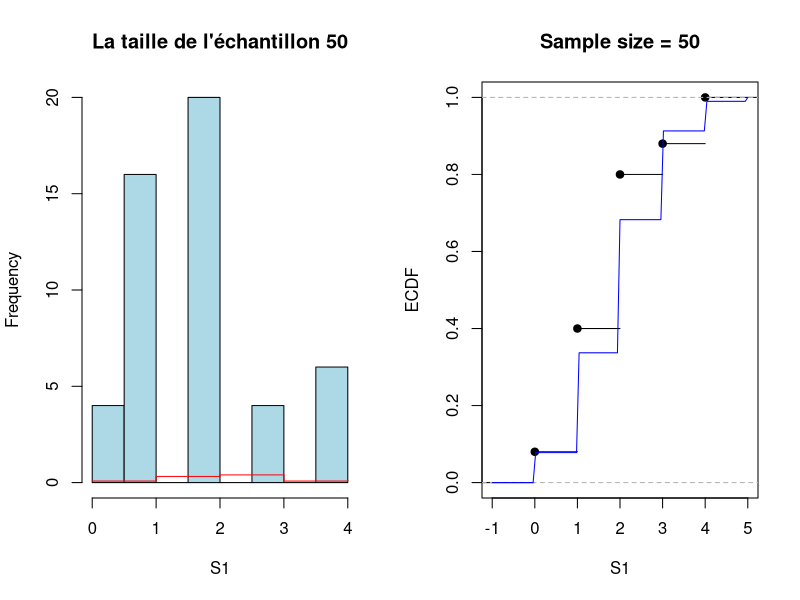
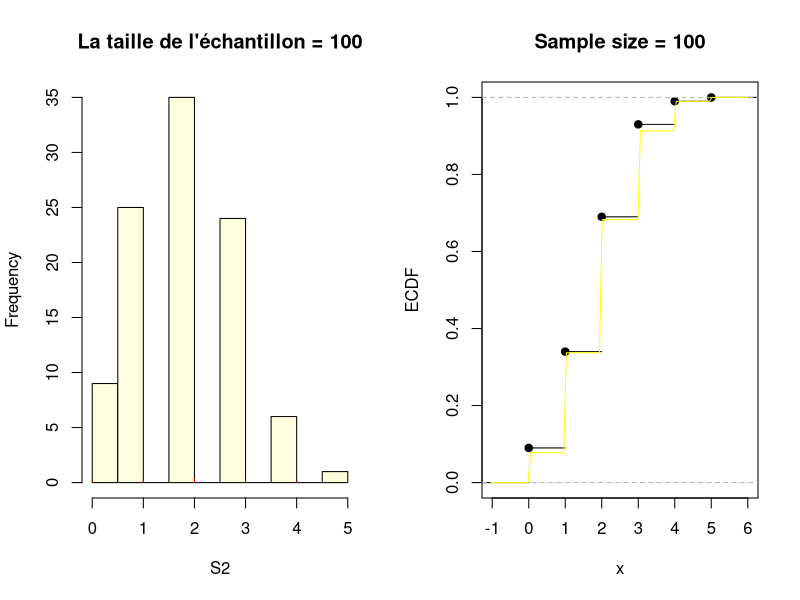
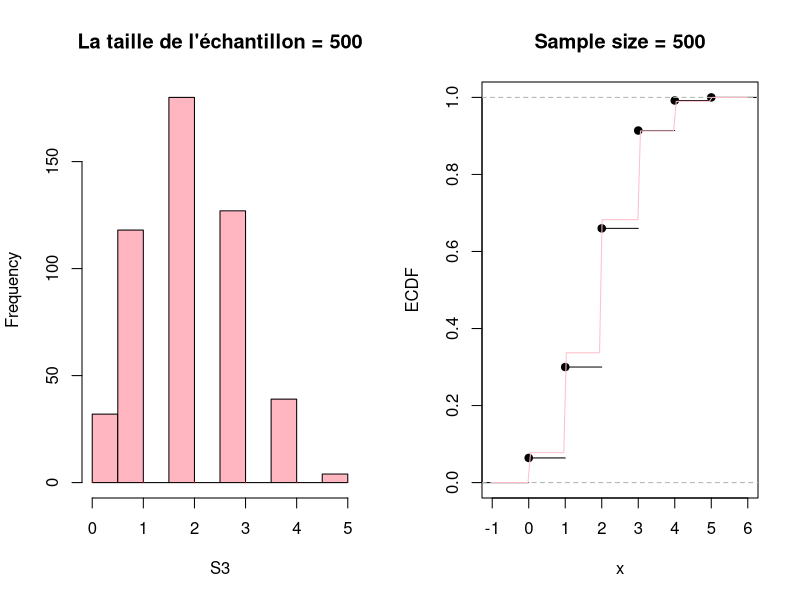
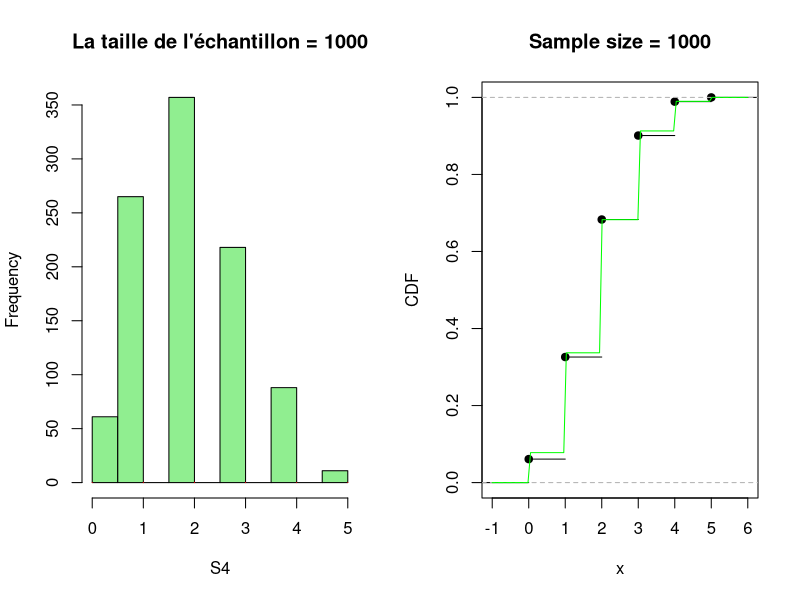
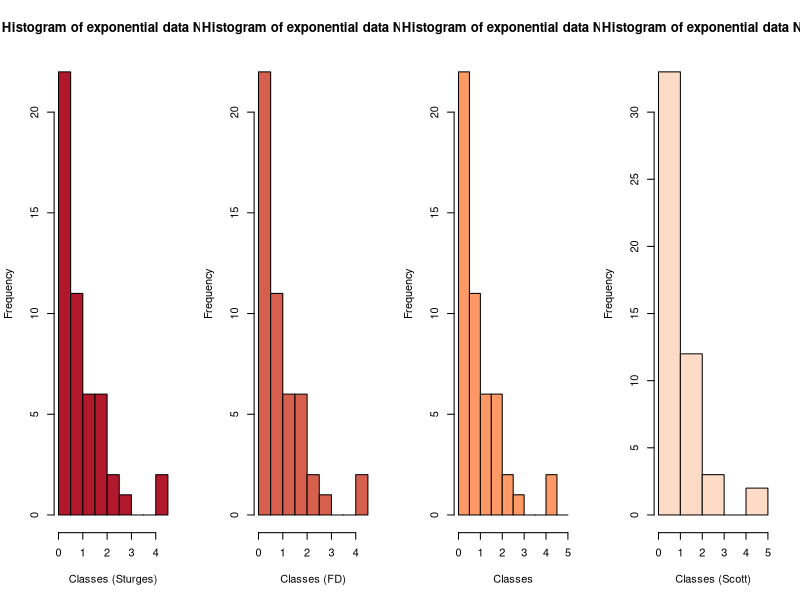
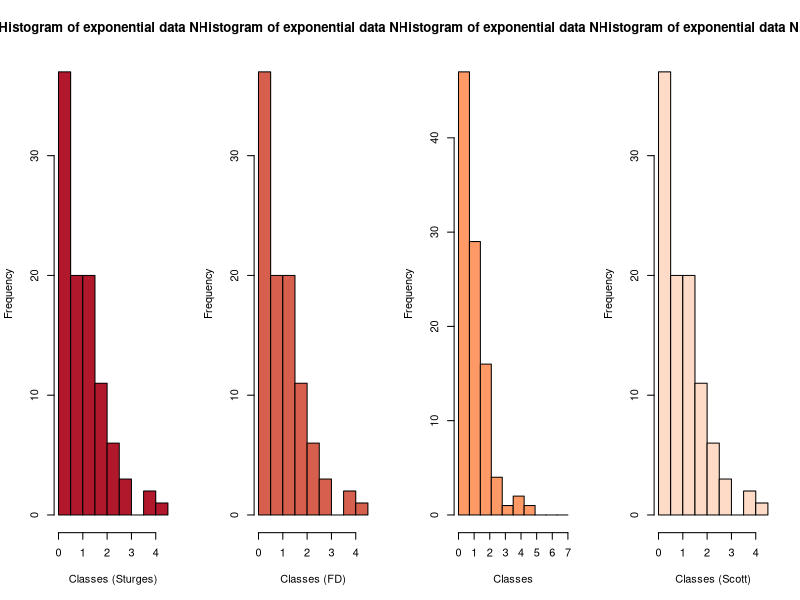
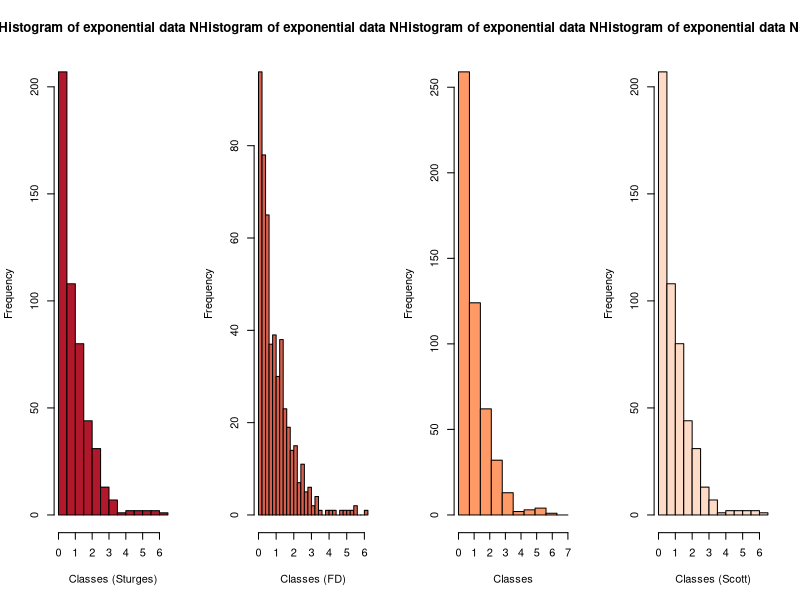
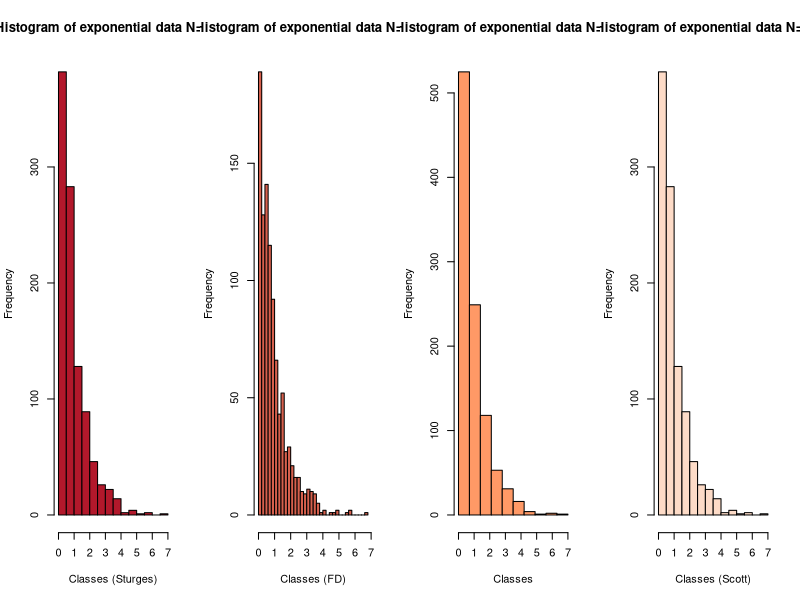

The R source for these figures, in order: (Note: this script raises an error after producing the figures.)
############

#TP Estimation Non Parametrique
##Partie 01

#01 Loi discrete finie
#a) Generer un échantillon par simulation
#loi binomiale de paramètre (5,0.4)

p= 0.4 #probabilite de reussir 
n=5 #nombre d'experience(essaies)

#Initialiser la taille de chaque echantillon
N1=50    
N2=100   
N3=500   
N4=1000

S1=rbinom(N1,5,0.4)
S2=rbinom(N2,5,0.4)
S3=rbinom(N3,5,0.4)
S4=rbinom(N4,5,0.4)


#les frequences empiriques
fe1=table(S1)/N1
fe2=table(S2)/N2
fe3=table(S3)/N3
fe4=table(S4)/N4
fe4

#Fonctions de repartition empiriques
#pour ce faire on utilise le package stats
install.packages("stats")
library(stats)

ecdf_1 <- ecdf(S1)
ecdf_2 <- ecdf(S2)
ecdf_3 <- ecdf(S3)
ecdf_4 <- ecdf(S4)

#REPRESENTATION GRAPHIQUES DES RESULTATS
par(mfrow=c(1,2))
#1er echantillon
hist(S1, main = paste("La taille de l'échantillon", N1), col = "lightblue")
points(names(fe1), fe1, type = "s", col = "red")
plot(ecdf_1, main = paste("Sample size =", N1), xlab = "S1", ylab = "ECDF")
curve(pbinom(x, 5, 0.4), col = "blue", add = TRUE)

#2eme echantillon
hist(S2, main = paste("La taille de l'échantillon =", N2),col = "lightyellow")
points(names(fe2), fe2, type = "h", col = "red")
plot(ecdf_2, main = paste("Sample size =", N2), xlab = "x", ylab = "ECDF")
curve(pbinom(x, 5, 0.4), col = "yellow", add = TRUE)
#3eme echantillon
hist(S3, main = paste("La taille de l'échantillon =", N3),col = "lightpink")
points(names(fe3), fe3, type = "h", col = "red")
plot(ecdf_3, main = paste("Sample size =", N3), xlab = "x", ylab = "ECDF")
curve(pbinom(x, 5, 0.4), col = "pink", add = TRUE)

#4eme echantillon
hist(S4, main = paste("La taille de l'échantillon =", N4),col = "lightgreen")
points(names(fe4), fe4, type = "h", col = "red")
plot(ecdf_4, main = paste("Sample size =", N4), xlab = "x", ylab = "CDF")
curve(pbinom(x, 5, 0.4), col = "green", add = TRUE)

########
############
#02 Loi absolument continue

#c) un échantillon par simulation
#Loi Exponentielle
e1<- rexp(N1)
e2<- rexp(N2)
e3<- rexp(N3)
e4<- rexp(N4)

#d) Tracer les histogramme en faisant l'amplitude des classes
par(mfrow=c(1,4))
breaks <- seq(0, 5, length.out = 11)


#Sturges
hist(e1,
     main = "Histogram of exponential data N=50",
     xlab = "Classes (Sturges)",
     ylab = "Frequency",
     col = "#B2182B",
     border = "black",
     breaks ="Sturges")
hist(e1,
     main = "Histogram of exponential data N=50",
     xlab = "Classes (FD)",
     ylab = "Frequency",
     col = "#D6604D",
     border = "black",
     breaks = "FD")
hist(e1,
     main = "Histogram of exponential data N=50",
     xlab = "Classes",
     ylab = "Frequency",
     col = "#FF9966",
     border = "black",
     breaks = breaks)


hist(e1,
     main = "Histogram of exponential data N=50",
     xlab = "Classes (Scott)",
     ylab = "Frequency",
     col = "#FDDBC7",
     border = "black",
     breaks = "Scott")



breaks <- seq(0, 7, length.out = 11)
hist(e2,
     main = "Histogram of exponential data N=100",
     xlab = "Classes (Sturges)",
     ylab = "Frequency",
     col = "#B2182B",
     border = "black",
     breaks ="Sturges")
hist(e2,
     main = "Histogram of exponential data N=100",
     xlab = "Classes (FD)",
     ylab = "Frequency",
     col = "#D6604D",
     border = "black",
     breaks = "FD")
hist(e2,
     main = "Histogram of exponential data N=100",
     xlab = "Classes",
     ylab = "Frequency",
     col = "#FF9966",
     border = "black",
     breaks = breaks)


hist(e2,
     main = "Histogram of exponential data N=100",
     xlab = "Classes (Scott)",
     ylab = "Frequency",
     col = "#FDDBC7",
     border = "black",
     breaks = "Scott")

breaks <- seq(0, 7, length.out = 11)
hist(e3,
     main = "Histogram of exponential data N=500",
     xlab = "Classes (Sturges)",
     ylab = "Frequency",
     col = "#B2182B",
     border = "black",
     breaks ="Sturges")
hist(e3,
     main = "Histogram of exponential data N=500",
     xlab = "Classes (FD)",
     ylab = "Frequency",
     col = "#D6604D",
     border = "black",
     breaks = "FD")
hist(e3,
     main = "Histogram of exponential data N=500",
     xlab = "Classes",
     ylab = "Frequency",
     col = "#FF9966",
     border = "black",
     breaks = breaks)


hist(e3,
     main = "Histogram of exponential data N=500",
     xlab = "Classes (Scott)",
     ylab = "Frequency",
     col = "#FDDBC7",
     border = "black",
     breaks = "Scott")

breaks <- seq(0, 7, length.out = 11)
hist(e4,
     main = "Histogram of exponential data N=1000",
     xlab = "Classes (Sturges)",
     ylab = "Frequency",
     col = "#B2182B",
     border = "black",
     breaks ="Sturges")
hist(e4,
     main = "Histogram of exponential data N=1000",
     xlab = "Classes (FD)",
     ylab = "Frequency",
     col = "#D6604D",
     border = "black",
     breaks = "FD")
hist(e4,
     main = "Histogram of exponential data N=1000",
     xlab = "Classes",
     ylab = "Frequency",
     col = "#FF9966",
     border = "black",
     breaks = breaks)


hist(e4,
     main = "Histogram of exponential data N=1000",
     xlab = "Classes (Scott)",
     ylab = "Frequency",
     col = "#FDDBC7",
     border = "black",
     breaks = "Scott")




#question e
#estimateur par histogramme
par(mfrow=c(1,4))
hist(e1, main = "Estimateur par histogramme de la loi expo N=50",
     xlab = "x", ylab = "Densité", freq = FALSE, col = "#CC99FF")
d <- density(e1)
lines(d, col = "red", lwd = 2, lty = 1)
hist(e2, main = "Estimateur par histogramme de la loi expo N=100",
     xlab = "x", ylab = "Densité", freq = FALSE,col = "#9966CC")
d <- density(e2)
lines(d, col = "red", lwd = 2, lty = 1)
hist(e3, main = "Estimateur par histogramme de la loi expo N=500",
     xlab = "x", ylab = "Densité", freq = FALSE,col = "#663399")
d <- density(e3)
lines(d, col = "red", lwd = 2, lty = 1)
hist(e4, main = "Estimateur par histogramme de la loi expo N=1000",
     xlab = "x", ylab = "Densité", freq = FALSE, col = "#330066")
d <- density(e4)
lines(d, col = "red", lwd = 2, lty = 1)

#estimateur a noyau de la densité
#N=50
# Tracé de l'estimateur à noyau avec un noyau gaussien et une fenêtre de lissage de 0.2
plot(density(e1, kernel = "gaussian", bw = 0.2),
     main = "Estimateur à noyau avec un noyau normal et un noyau Epanechinkov",
     xlab = "Valeurs", ylab = "Densité relative", col="black", lwd=2)

# Tracé de l'estimateur à noyau avec un noyau normal et une fenêtre de lissage de 0.5
lines(density(e1, kernel = "gaussian", bw = 0.5), col = "red", lwd = 2)

# Tracé de l'estimateur à noyau avec un noyau épanechnikov et une fenêtre de lissage de 0.2
lines(density(e1, kernel = "epanechnikov", bw = 0.2), col = "blue", lwd = 2, lty = 2)
?lines
# Tracé de l'estimateur à noyau avec un noyau épanechnikov et une fenêtre de lissage de 0.5
lines(density(e1, kernel = "epanechnikov", bw = 0.5), col = "green", lwd = 2, lty = 2)
legend("topright", c("Noyau normal, fenêtre 0.2", "Noyau normal, fenêtre 0.5",
                     "Noyau épanechnikov, fenêtre 0.2", "Noyau épanechnikov, fenêtre 0.5"),
       col = c("black", "red", "blue", "green"), lty = c(1,1,2,2), lwd = 1, cex = 0.75)

#N=100
# Tracé de l'estimateur à noyau avec un noyau gaussien et une fenêtre de lissage de 0.2
plot(density(e2, kernel = "gaussian", bw = 0.2), 
     main = "Estimateur à noyau avec un noyau normal et un noyau Epanechinkov",
     xlab = "Valeurs", ylab = "Densité relative", col="black", lwd=2)

# Tracé de l'estimateur à noyau avec un noyau normal et une fenêtre de lissage de 0.5
lines(density(e2, kernel = "gaussian", bw = 0.5), col = "red", lwd = 2)

# Tracé de l'estimateur à noyau avec un noyau épanechnikov et une fenêtre de lissage de 0.2
lines(density(e2, kernel = "epanechnikov", bw = 0.2), col = "blue", lwd = 2, lty = 2)

# Tracé de l'estimateur à noyau avec un noyau épanechnikov et une fenêtre de lissage de 0.5
lines(density(e2, kernel = "epanechnikov", bw = 0.5), col = "green", lwd = 2, lty = 2)
legend("topright", c("Noyau normal, fenêtre 0.2", "Noyau normal, fenêtre 0.5",
                     "Noyau épanechnikov, fenêtre 0.2", "Noyau épanechnikov, fenêtre 0.5"),
       col = c("black", "red", "blue", "green"), lty = c(1,1,2,2), lwd = 1, cex = 0.75)

#N=500
# Tracé de l'estimateur à noyau avec un noyau gaussien et une fenêtre de lissage de 0.2
plot(density(e3, kernel = "gaussian", bw = 0.2), 
     main = "Estimateur à noyau avec un noyau normal et un noyau Epanechinkov",
     xlab = "Valeurs", ylab = "Densité relative", col="black", lwd=2)

# Tracé de l'estimateur à noyau avec un noyau normal et une fenêtre de lissage de 0.5
lines(density(e3, kernel = "gaussian", bw = 0.5), col = "red", lwd = 2)

# Tracé de l'estimateur à noyau avec un noyau épanechnikov et une fenêtre de lissage de 0.2
lines(density(e3, kernel = "epanechnikov", bw = 0.2), col = "blue", lwd = 2, lty = 2)

# Tracé de l'estimateur à noyau avec un noyau épanechnikov et une fenêtre de lissage de 0.5
lines(density(e3, kernel = "epanechnikov", bw = 0.5), col = "green", lwd = 2, lty = 2)
legend("topright", c("Noyau normal, fenêtre 0.2", "Noyau normal, fenêtre 0.5",
                     "Noyau épanechnikov, fenêtre 0.2", "Noyau épanechnikov, fenêtre 0.5"),
       col = c("black", "red", "blue", "green"), lty = c(1,1,2,2), lwd = 1, cex = 0.75)


#N=1000
# Tracé de l'estimateur à noyau avec un noyau gaussien et une fenêtre de lissage de 0.2
plot(density(e4, kernel = "gaussian", bw = 0.02), 
     main = "Estimateur à noyau avec un noyau normal et un noyau Epanechinkov",
     xlab = "Valeurs", ylab = "Densité relative", col="black", lwd=2)

# Tracé de l'estimateur à noyau avec un noyau normal et une fenêtre de lissage de 0.5
lines(density(e4, kernel = "gaussian", bw = 0.5), col = "red", lwd = 2)

# Tracé de l'estimateur à noyau avec un noyau épanechnikov et une fenêtre de lissage de 0.2
lines(density(e4, kernel = "epanechnikov", bw = 0.2), col = "blue", lwd = 2, lty = 2)

# Tracé de l'estimateur à noyau avec un noyau épanechnikov et une fenêtre de lissage de 0.5
lines(density(e4, kernel = "epanechnikov", bw = 0.5), col = "green", lwd = 2, lty = 2)
legend("topright", c("Noyau normal, fenêtre 0.2", "Noyau normal, fenêtre 0.5",
                     "Noyau épanechnikov, fenêtre 0.2", "Noyau épanechnikov, fenêtre 0.5"),
       col = c("black", "red", "blue", "green"), lty = c(1,1,2,2), lwd = 1, cex = 0.7)




#question f
x <- seq(0, 10, by = 0.1)
y <- dexp(x)
plot(x, y, type = "l", lwd = 2, col = "black", xlab = "x", ylab = "density",
     main = paste("Exponential density"))
lines(density(e1, kernel = "gaussian", bw = 0.2), col = "red", lwd = 2)
lines(density(e1, kernel = "gaussian", bw = 0.5), col = "orange", lwd = 2)
lines(density(e1, kernel = "epanechnikov", bw = 0.2), col = "blue", lwd = 2, lty = 2)
lines(density(e1, kernel = "epanechnikov", bw = 0.5), col = "green", lwd = 2, lty = 2)
legend("topright", c("Densité Théorique", "Noyau normal, fenêtre 0.2",
                     "Noyau Gaussien, fenêtre 0.5", "Noyau épanechnikov, fenêtre 0.2", "Noyau épanechnikov, fenêtre 0.5"),
       col = c("black", "orange","red", "blue", "green"), lty = c(1,2,2,2,2), lwd = 1, cex = 0.75)
########

plot(x, y, type = "l", lwd = 2, col = "black", xlab = "x", ylab = "density",
     main = paste("Exponential density"))
lines(density(e2, kernel = "gaussian", bw = 0.2), col = "red", lwd = 2)
lines(density(e2, kernel = "gaussian", bw = 0.5), col = "orange", lwd = 2)
lines(density(e2, kernel = "epanechnikov", bw = 0.2), col = "blue", lwd = 2, lty = 2)
lines(density(e2, kernel = "epanechnikov", bw = 0.5), col = "green", lwd = 2, lty = 2)
legend("topright", c("Densité Théorique", "Noyau normal, fenêtre 0.2",
                     "Noyau Gaussien, fenêtre 0.5", "Noyau épanechnikov, fenêtre 0.2", "Noyau épanechnikov, fenêtre 0.5"),
       col = c("black", "orange","red", "blue", "green"), lty = c(1,2,2,2,2), lwd = 1, cex = 0.75)
########

plot(x, y, type = "l", lwd = 2, col = "black", xlab = "x", ylab = "density",
     main = paste("Exponential density"))
lines(density(e3, kernel = "gaussian", bw = 0.2), col = "red", lwd = 2)
lines(density(e3, kernel = "gaussian", bw = 0.5), col = "orange", lwd = 2)
lines(density(e3, kernel = "epanechnikov", bw = 0.2), col = "blue", lwd = 2, lty = 2)
lines(density(e3, kernel = "epanechnikov", bw = 0.5), col = "green", lwd = 2, lty = 2)
legend("topright", c("Densité Théorique", "Noyau normal, fenêtre 0.2",
                     "Noyau Gaussien, fenêtre 0.5", "Noyau épanechnikov, fenêtre 0.2", "Noyau épanechnikov, fenêtre 0.5"),
       col = c("black", "orange","red", "blue", "green"), lty = c(1,2,2,2,2), lwd = 1, cex = 0.75)
########

plot(x, y, type = "l", lwd = 2, col = "black", xlab = "x", ylab = "density",
     main = paste("Exponential density"))
lines(density(e4, kernel = "gaussian", bw = 0.2), col = "red", lwd = 2)
lines(density(e4, kernel = "gaussian", bw = 0.5), col = "orange", lwd = 2)
lines(density(e4, kernel = "epanechnikov", bw = 0.2), col = "blue", lwd = 2, lty = 2)
lines(density(e4, kernel = "epanechnikov", bw = 0.5), col = "green", lwd = 2, lty = 2)
legend("topright", c("Densité Théorique", "Noyau normal, fenêtre 0.2",
                     "Noyau Gaussien, fenêtre 0.5", "Noyau épanechnikov, fenêtre 0.2", "Noyau épanechnikov, fenêtre 0.5"),
       col = c("black", "orange","red", "blue", "green"), lty = c(1,2,2,2,2), lwd = 1, cex = 0.75)



#question G
#echantillon de taille N=50
plot(x, y, type = "l", lwd = 2, col = "black", xlab = "x", ylab = "density",
     main = paste("Exponential density N=50"))
lines(density(e1, kernel = "gaussian", bw = 0.4), col = "red", lwd = 2)
lines(density(e1, kernel = "gaussian", bw = 0.7), col = "orange", lwd = 2)
lines(density(e1, kernel = "epanechnikov", bw = 0.3), col = "blue", lwd = 2, lty = 2)
lines(density(e1, kernel = "epanechnikov", bw = 0.6), col = "green", lwd = 2, lty = 2)
legend("topright", c("Densité Théorique", "Noyau normal, fenêtre 0.4",
                     "Noyau Gaussien, fenêtre 0.7", "Noyau épanechnikov, fenêtre 0.3", "Noyau épanechnikov, fenêtre 0.7"),
       col = c("black", "orange","red", "blue", "green"), lty = c(1,2,2,2,2), lwd = 1, cex = 0.75)
########
#echantillon de taille N=100
plot(x, y, type = "l", lwd = 2, col = "black", xlab = "x", ylab = "density",
     main = paste("Exponential density N=100"))
lines(density(e1, kernel = "gaussian", bw = 0.4), col = "red", lwd = 2)
lines(density(e1, kernel = "gaussian", bw = 0.7), col = "orange", lwd = 2)
lines(density(e1, kernel = "epanechnikov", bw = 0.3), col = "blue", lwd = 2, lty = 2)
lines(density(e1, kernel = "epanechnikov", bw = 0.6), col = "green", lwd = 2, lty = 2)
legend("topright", c("Densité Théorique", "Noyau normal, fenêtre 0.4",
                     "Noyau Gaussien, fenêtre 0.7", "Noyau épanechnikov, fenêtre 0.3", "Noyau épanechnikov, fenêtre 0.7"),
       col = c("black", "orange","red", "blue", "green"), lty = c(1,2,2,2,2), lwd = 1, cex = 0.75)
########
#echantillon de taille N=500
plot(x, y, type = "l", lwd = 2, col = "black", xlab = "x", ylab = "density",
     main = paste("Exponential density N=500"))
lines(density(e1, kernel = "gaussian", bw = 0.4), col = "red", lwd = 2)
lines(density(e1, kernel = "gaussian", bw = 0.7), col = "orange", lwd = 2)
lines(density(e1, kernel = "epanechnikov", bw = 0.3), col = "blue", lwd = 2, lty = 2)
lines(density(e1, kernel = "epanechnikov", bw = 0.6), col = "green", lwd = 2, lty = 2)
legend("topright", c("Densité Théorique", "Noyau normal, fenêtre 0.4",
                     "Noyau Gaussien, fenêtre 0.7", "Noyau épanechnikov, fenêtre 0.3", "Noyau épanechnikov, fenêtre 0.7"),
       col = c("black", "orange","red", "blue", "green"), lty = c(1,2,2,2,2), lwd = 1, cex = 0.75)
########
#echantillon de taille N=1000
plot(x, y, type = "l", lwd = 2, col = "black", xlab = "x", ylab = "density",
     main = paste("Exponential density N=1000"))
lines(density(e1, kernel = "gaussian", bw = 0.4), col = "red", lwd = 2)
lines(density(e1, kernel = "gaussian", bw = 0.7), col = "orange", lwd = 2)
lines(density(e1, kernel = "epanechnikov", bw = 0.3), col = "blue", lwd = 2, lty = 2)
lines(density(e1, kernel = "epanechnikov", bw = 0.6), col = "green", lwd = 2, lty = 2)
legend("topright", c("Densité Théorique", "Noyau normal, fenêtre 0.4",
                     "Noyau Gaussien, fenêtre 0.7", "Noyau épanechnikov, fenêtre 0.3", "Noyau épanechnikov, fenêtre 0.7"),
       col = c("black", "orange","red", "blue", "green"), lty = c(1,2,2,2,2), lwd = 1, cex = 0.75)




###############################################################################
#Loi Normale
g1<- rnorm(N1)
g2<- rnorm(N2)
g3<- rnorm(N3)
g4<- rnorm(N4)

#d) Tracer les histogramme en faisant l'amplitude des classes
par(mfrow=c(1,3))

#Sturges
hist(g1,
     main = "Histogram of Gaussian data N=50",
     xlab = "Classes (Sturges)",
     ylab = "Frequency",
     col = "#B2182B",
     border = "black",
     breaks ="Sturges")
hist(g1,
     main = "Histogram of Gaussian data N=50",
     xlab = "Classes (FD)",
     ylab = "Frequency",
     col = "#D6604D",
     border = "black",
     breaks = "FD")

hist(g1,
     main = "Histogram of Gaussian data N=50",
     xlab = "Classes (Scott)",
     ylab = "Frequency",
     col = "#FDDBC7",
     border = "black",
     breaks = "Scott")



hist(g2,
     main = "Histogram of Gaussian data N=100",
     xlab = "Classes (Sturges)",
     ylab = "Frequency",
     col = "#B2182B",
     border = "black",
     breaks ="Sturges")
hist(g2,
     main = "Histogram of Gaussian data N=100",
     xlab = "Classes (FD)",
     ylab = "Frequency",
     col = "#D6604D",
     border = "black",
     breaks = "FD")

hist(g2,
     main = "Histogram of Gaussian data N=100",
     xlab = "Classes (Scott)",
     ylab = "Frequency",
     col = "#FDDBC7",
     border = "black",
     breaks = "Scott")

hist(g3,
     main = "Histogram of Gaussian data N=500",
     xlab = "Classes (Sturges)",
     ylab = "Frequency",
     col = "#B2182B",
     border = "black",
     breaks ="Sturges")
hist(g3,
     main = "Histogram of Gaussian data N=500",
     xlab = "Classes (FD)",
     ylab = "Frequency",
     col = "#D6604D",
     border = "black",
     breaks = "FD")

hist(g3,
     main = "Histogram of Gaussian data N=500",
     xlab = "Classes (Scott)",
     ylab = "Frequency",
     col = "#FDDBC7",
     border = "black",
     breaks = "Scott")


hist(g4,
     main = "Histogram of Gaussian data N=1000",
     xlab = "Classes (Sturges)",
     ylab = "Frequency",
     col = "#B2182B",
     border = "black",
     breaks ="Sturges")
hist(g4,
     main = "Histogram of Gaussian data N=1000",
     xlab = "Classes (FD)",
     ylab = "Frequency",
     col = "#D6604D",
     border = "black",
     breaks = "FD")


hist(g4,
     main = "Histogram of Gaussian data N=1000",
     xlab = "Classes (Scott)",
     ylab = "Frequency",
     col = "#FDDBC7",
     border = "black",
     breaks = "Scott")

#question e
#estimateur par histogramme
par(mfrow=c(1,4))
hist(g1, main = "Estimateur par histogramme de la loi expo N=50",
     xlab = "x", ylab = "Densité", freq = FALSE, col = "#CC99FF")
d <- density(g1)
lines(d, col = "red", lwd = 2, lty = 1)
hist(g2, main = "Estimateur par histogramme de la loi expo N=100",
     xlab = "x", ylab = "Densité", freq = FALSE,col = "#9966CC")
d <- density(g2)
lines(d, col = "red", lwd = 2, lty = 1)
hist(g3, main = "Estimateur par histogramme de la loi expo N=500",
     xlab = "x", ylab = "Densité", freq = FALSE,col = "#663399")
d <- density(g3)
lines(d, col = "red", lwd = 2, lty = 1)
hist(g4, main = "Estimateur par histogramme de la loi expo N=1000",
     xlab = "x", ylab = "Densité", freq = FALSE, col = "#330066")
d <- density(g4)
lines(d, col = "red", lwd = 2, lty = 1)


#estimateur a noyau de la densité
#N=50
# Tracé de l'estimateur à noyau avec un noyau gaussien et une fenêtre de lissage de 0.2
plot(density(g1, kernel = "quarter-circle", bw = 0.2),
     main = "Estimateur à noyau avec un noyau normal et un noyau Epanechinkov",
     xlab = "Valeurs", ylab = "Densité relative", col="black", lwd=2)

# Tracé de l'estimateur à noyau avec un noyau normal et une fenêtre de lissage de 0.5
lines(density(g1, kernel = "gaussian", bw = 0.5), col = "red", lwd = 2)

# Tracé de l'estimateur à noyau avec un noyau épanechnikov et une fenêtre de lissage de 0.2
lines(density(g1, kernel = "epanechnikov", bw = 0.2), col = "blue", lwd = 2, lty = 2)

# Tracé de l'estimateur à noyau avec un noyau épanechnikov et une fenêtre de lissage de 0.5
lines(density(g1, kernel = "epanechnikov", bw = 0.5), col = "green", lwd = 2, lty = 2)
legend("topright", c("Noyau normal, fenêtre 0.2", "Noyau normal, fenêtre 0.5",
                     "Noyau épanechnikov, fenêtre 0.2", "Noyau épanechnikov, fenêtre 0.5"),
       col = c("black", "red", "blue", "green"), lty = c(1,1,2,2), lwd = 1, cex = 0.5)

#N=100
# Tracé de l'estimateur à noyau avec un noyau gaussien et une fenêtre de lissage de 0.2
plot(density(g2, kernel = "gaussian", bw = 0.2), 
     main = "Estimateur à noyau avec un noyau normal et un noyau Epanechinkov",
     xlab = "Valeurs", ylab = "Densité relative", col="black", lwd=2)

# Tracé de l'estimateur à noyau avec un noyau normal et une fenêtre de lissage de 0.5
lines(density(g2, kernel = "gaussian", bw = 0.5), col = "red", lwd = 2)

# Tracé de l'estimateur à noyau avec un noyau épanechnikov et une fenêtre de lissage de 0.2
lines(density(g2, kernel = "epanechnikov", bw = 0.2), col = "blue", lwd = 2, lty = 2)

# Tracé de l'estimateur à noyau avec un noyau épanechnikov et une fenêtre de lissage de 0.5
lines(density(g2, kernel = "epanechnikov", bw = 0.5), col = "green", lwd = 2, lty = 2)
legend("topright", c("Noyau normal, fenêtre 0.2", "Noyau normal, fenêtre 0.5",
                     "Noyau épanechnikov, fenêtre 0.2", "Noyau épanechnikov, fenêtre 0.5"),
       col = c("black", "red", "blue", "green"), lty = c(1,1,2,2), lwd = 1, cex = 0.75)

#N=500
# Tracé de l'estimateur à noyau avec un noyau gaussien et une fenêtre de lissage de 0.2
plot(density(g3, kernel = "gaussian", bw = 0.2), 
     main = "Estimateur à noyau avec un noyau normal et un noyau Epanechinkov",
     xlab = "Valeurs", ylab = "Densité relative", col="black", lwd=2)

# Tracé de l'estimateur à noyau avec un noyau normal et une fenêtre de lissage de 0.5
lines(density(g3, kernel = "gaussian", bw = 0.5), col = "red", lwd = 2)

# Tracé de l'estimateur à noyau avec un noyau épanechnikov et une fenêtre de lissage de 0.2
lines(density(g3, kernel = "epanechnikov", bw = 0.2), col = "blue", lwd = 2, lty = 2)

# Tracé de l'estimateur à noyau avec un noyau épanechnikov et une fenêtre de lissage de 0.5
lines(density(g3, kernel = "epanechnikov", bw = 0.5), col = "green", lwd = 2, lty = 2)
legend("topright", c("Noyau normal, fenêtre 0.2", "Noyau normal, fenêtre 0.5",
                     "Noyau épanechnikov, fenêtre 0.2", "Noyau épanechnikov, fenêtre 0.5"),
       col = c("black", "red", "blue", "green"), lty = c(1,1,2,2), lwd = 1, cex = 0.75)


#N=1000
# Tracé de l'estimateur à noyau avec un noyau gaussien et une fenêtre de lissage de 0.2
plot(density(g4, kernel = "gaussian", bw = 0.2), 
     main = "Estimateur à noyau avec un noyau normal et un noyau Epanechinkov",
     xlab = "Valeurs", ylab = "Densité relative", col="black", lwd=2)

# Tracé de l'estimateur à noyau avec un noyau normal et une fenêtre de lissage de 0.5
lines(density(g4, kernel = "gaussian", bw = 0.5), col = "red", lwd = 2)

# Tracé de l'estimateur à noyau avec un noyau épanechnikov et une fenêtre de lissage de 0.2
lines(density(g4, kernel = "epanechnikov", bw = 0.2), col = "blue", lwd = 2, lty = 2)

# Tracé de l'estimateur à noyau avec un noyau épanechnikov et une fenêtre de lissage de 0.5
lines(density(g4, kernel = "epanechnikov", bw = 0.5), col = "green", lwd = 2, lty = 2)
legend("topright", c("Noyau normal, fenêtre 0.2", "Noyau normal, fenêtre 0.5",
                     "Noyau épanechnikov, fenêtre 0.2", "Noyau épanechnikov, fenêtre 0.5"),
       col = c("black", "red", "blue", "green"), lty = c(1,1,2,2), lwd = 1, cex = 0.7)




